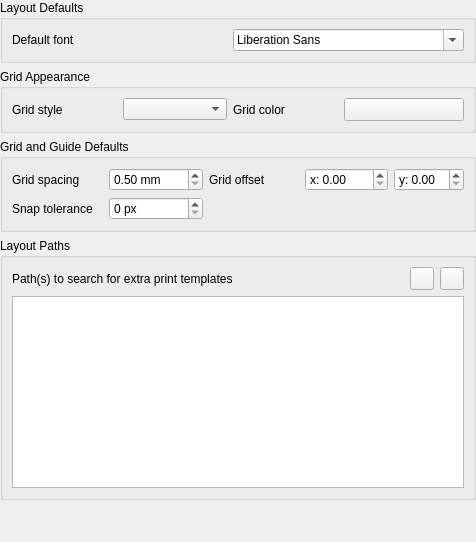
             <widget class="QWidget" name="mOptionsScrollAreaContents_12">
              <property name="geometry">
               <rect>
                <x>0</x>
                <y>0</y>
                <width>476</width>
                <height>542</height>
               </rect>
              </property>
              <layout class="QVBoxLayout" name="verticalLayout_39">
               <property name="leftMargin">
                <number>0</number>
               </property>
               <property name="topMargin">
                <number>0</number>
               </property>
               <property name="rightMargin">
                <number>0</number>
               </property>
               <property name="bottomMargin">
                <number>0</number>
               </property>
               <item>
                <widget class="QgsCollapsibleGroupBox" name="groupBox_3">
                 <property name="enabled">
                  <bool>true</bool>
                 </property>
                 <property name="title">
                  <string>Layout Defaults</string>
                 </property>
                 <layout class="QGridLayout" name="gridLayout_8">
                  <item row="1" column="0">
                   <layout class="QHBoxLayout" name="horizontalLayout_39">
                    <item>
                     <widget class="QLabel" name="label_60">
                      <property name="text">
                       <string>Default font</string>
                      </property>
                     </widget>
                    </item>
                    <item>
                     <widget class="QFontComboBox" name="mComposerFontComboBox"/>
                    </item>
                   </layout>
                  </item>
                 </layout>
                </widget>
               </item>
               <item>
                <widget class="QgsCollapsibleGroupBox" name="groupBox_23">
                 <property name="title">
                  <string>Grid Appearance</string>
                 </property>
                 <layout class="QGridLayout" name="gridLayout_9">
                  <item row="0" column="0">
                   <widget class="QLabel" name="label_66">
                    <property name="text">
                     <string>Grid style</string>
                    </property>
                   </widget>
                  </item>
                  <item row="0" column="2">
                   <widget class="QComboBox" name="mGridStyleComboBox"/>
                  </item>
                  <item row="0" column="3">
                   <widget class="QLabel" name="label_4">
                    <property name="text">
                     <string>Grid color</string>
                    </property>
                   </widget>
                  </item>
                  <item row="0" column="4">
                   <widget class="QgsColorButton" name="mGridColorButton">
                    <property name="minimumSize">
                     <size>
                      <width>120</width>
                      <height>0</height>
                     </size>
                    </property>
                    <property name="maximumSize">
                     <size>
                      <width>120</width>
                      <height>16777215</height>
                     </size>
                    </property>
                    <property name="text">
                     <string/>
                    </property>
                   </widget>
                  </item>
                 </layout>
                </widget>
               </item>
               <item>
                <widget class="QgsCollapsibleGroupBox" name="groupBox_24">
                 <property name="title">
                  <string>Grid and Guide Defaults</string>
                 </property>
                 <layout class="QGridLayout" name="gridLayout_11">
                  <item row="0" column="0">
                   <widget class="QLabel" name="label_61">
                    <property name="text">
                     <string>Grid spacing</string>
                    </property>
                   </widget>
                  </item>
                  <item row="0" column="1">
                   <widget class="QgsDoubleSpinBox" name="mGridResolutionSpinBox">
                    <property name="suffix">
                     <string> mm</string>
                    </property>
                    <property name="minimum">
                     <double>0.500000000000000</double>
                    </property>
                    <property name="maximum">
                     <double>9999.000000000000000</double>
                    </property>
                   </widget>
                  </item>
                  <item row="0" column="2">
                   <widget class="QLabel" name="label_63">
                    <property name="text">
                     <string>Grid offset</string>
                    </property>
                    <property name="wordWrap">
                     <bool>true</bool>
                    </property>
                   </widget>
                  </item>
                  <item row="0" column="3">
                   <layout class="QHBoxLayout" name="horizontalLayout_36">
                    <item>
                     <widget class="QgsDoubleSpinBox" name="mOffsetXSpinBox">
                      <property name="prefix">
                       <string>x: </string>
                      </property>
                      <property name="maximum">
                       <double>9999.000000000000000</double>
                      </property>
                     </widget>
                    </item>
                    <item>
                     <widget class="QgsDoubleSpinBox" name="mOffsetYSpinBox">
                      <property name="prefix">
                       <string>y: </string>
                      </property>
                      <property name="suffix">
                       <string/>
                      </property>
                     </widget>
                    </item>
                   </layout>
                  </item>
                  <item row="1" column="0">
                   <widget class="QLabel" name="label_62">
                    <property name="text">
                     <string>Snap tolerance</string>
                    </property>
                   </widget>
                  </item>
                  <item row="1" column="1">
                   <widget class="QgsSpinBox" name="mSnapToleranceSpinBox">
                    <property name="suffix">
                     <string> px</string>
                    </property>
                    <property name="maximum">
                     <number>200</number>
                    </property>
                   </widget>
                  </item>
                 </layout>
                </widget>
               </item>
               <item>
                <widget class="QgsCollapsibleGroupBox" name="groupBox_27">
                 <property name="title">
                  <string>Layout Paths</string>
                 </property>
                 <layout class="QGridLayout" name="_7">
                  <item row="0" column="0">
                   <widget class="QLabel" name="mSVGLabel_3">
                    <property name="text">
                     <string>Path(s) to search for extra print templates</string>
                    </property>
                   </widget>
                  </item>
                  <item row="0" column="1">
                   <spacer>
                    <property name="orientation">
                     <enum>Qt::Horizontal</enum>
                    </property>
                    <property name="sizeHint" stdset="0">
                     <size>
                      <width>31</width>
                      <height>20</height>
                     </size>
                    </property>
                   </spacer>
                  </item>
                  <item row="0" column="2">
                   <widget class="QToolButton" name="mBtnAddTemplatePath">
                    <property name="toolTip">
                     <string>Add new path</string>
                    </property>
                    <property name="text">
                     <string/>
                    </property>
                    <property name="icon">
                     <iconset resource="../../images/images.qrc">
                      <normaloff>:/images/themes/default/symbologyAdd.svg</normaloff>:/images/themes/default/symbologyAdd.svg</iconset>
                    </property>
                   </widget>
                  </item>
                  <item row="0" column="3">
                   <widget class="QToolButton" name="mBtnRemoveTemplatePath">
                    <property name="toolTip">
                     <string>Remove path</string>
                    </property>
                    <property name="text">
                     <string/>
                    </property>
                    <property name="icon">
                     <iconset resource="../../images/images.qrc">
                      <normaloff>:/images/themes/default/symbologyRemove.svg</normaloff>:/images/themes/default/symbologyRemove.svg</iconset>
                    </property>
                   </widget>
                  </item>
                  <item row="1" column="0" colspan="4">
                   <widget class="QListWidget" name="mListComposerTemplatePaths">
                    <property name="minimumSize">
                     <size>
                      <width>0</width>
                      <height>120</height>
                     </size>
                    </property>
                   </widget>
                  </item>
                 </layout>
                </widget>
               </item>
               <item>
                <spacer name="verticalSpacer_10">
                 <property name="orientation">
                  <enum>Qt::Vertical</enum>
                 </property>
                 <property name="sizeHint" stdset="0">
                  <size>
                   <width>20</width>
                   <height>0</height>
                  </size>
                 </property>
                </spacer>
               </item>
              </layout>
             </widget>
